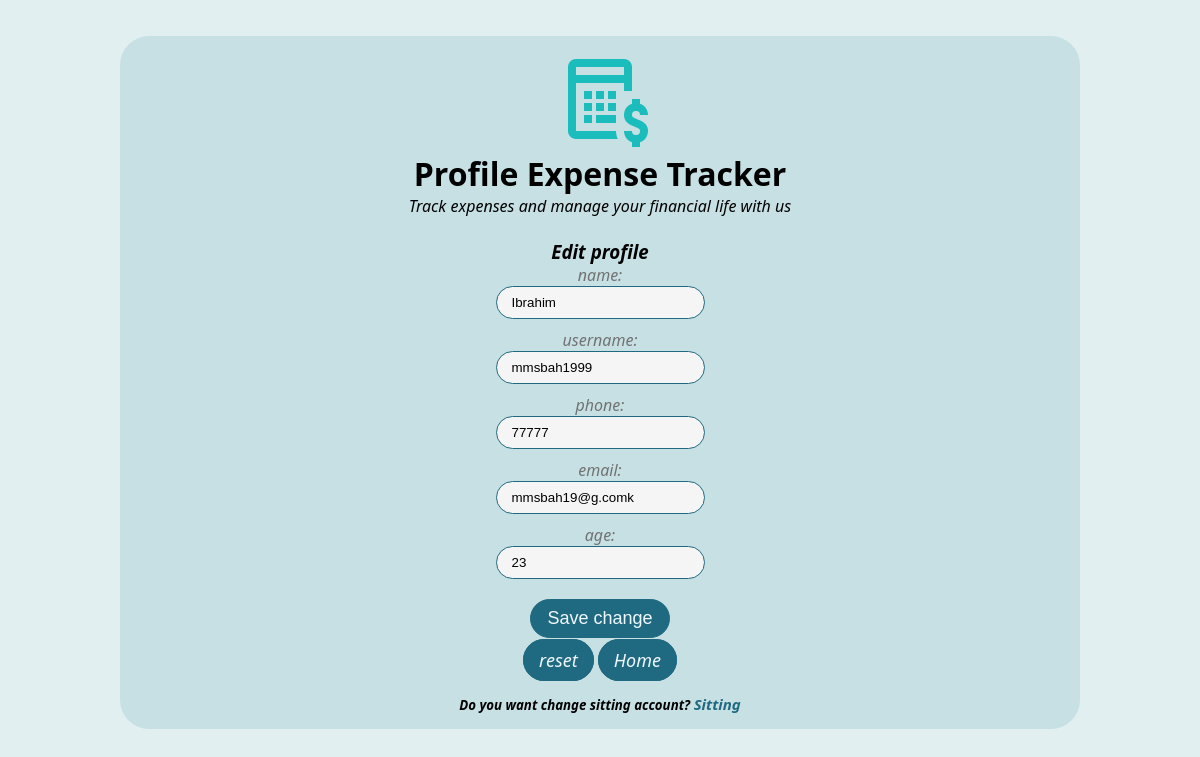
Screenshot of /home/profile.php (signed in) with the database file from the repository.
### tables this page shows
CREATE TABLE `users` (
  `id` int(11) NOT NULL,
  `name` varchar(26) NOT NULL,
  `username` varchar(256) NOT NULL,
  `email` varchar(64) NOT NULL,
  `phone` varchar(16) DEFAULT NULL,
  `password` varchar(256) NOT NULL,
  `md5_pass` varchar(255) NOT NULL,
  `age` int(10) DEFAULT NULL,
  `timezone` int(11) NOT NULL DEFAULT 247,
  `avatar` varchar(255) DEFAULT NULL,
  `created_at` varchar(50) NOT NULL,
  `updated_at` varchar(50) NOT NULL
);

### include/data.php (called while the page is built, shortened)
<?php
 include("../include/connect.php");
 $id = $_SESSION['id'];
 $sql = "SELECT name,username,phone,email,age,avatar FROM users
WHERE id='$id'";
 $result = mysqli_query($conn, $sql);
 $row = mysqli_fetch_assoc($result);
 $name = $row['name'];
 $username = $row['username'];
 $phone = $row['phone'];
 $email = $row['email'];
 $age = $row['age'];
 ?>

### home/profile.php (the view, shortened to what this page needs)
<!DOCTYPE html>
<html lang="en">
<head>
    <link rel="stylesheet" href="../css/main.css">
</head>
<body>
    <div class="main">
        <div class="left">
            <img src="../Icon/outlined-96.png" alt="My picure">
            <br>
            <h1><strong>Profile Expense Tracker</strong></h1>
        </div>
        <i>Track expenses and manage your financial life with us</h5>
            <br><br>
            <h3>Edit profile</h3>
            <form action="profile_post.php" method="POST">
                <?php
                include('../include/data.php');
                ?>
                <label>name:</label><input type="text" name="nm" placeholder="name" value="<?php echo $name ?>"><br>
                <label>username:</label><input type=" text" name="usrnm" placeholder="username"
                    value="<?php echo $username ?>"><br>
                <label>phone:</label><input type=" number" name="phn" placeholder="phone"
                    value="<?php echo $phone ?>"><br>
                <label>email:</label><input type=" email" name="eml" placeholder="email"
                    value="<?php echo $email ?>"><br>
                <label>age:</label><input type="number" name="ag" placeholder="age" value="<?php echo $age ?>"><br>
                <button type=" submit" name="sbmt">Save change</button>
                <br>
                <a class=aa href="profile.php">reset</a>
                <a class=aa href="home.php">Home</a>
            </form>
            <br>
            <h5>Do you want change sitting account? <a href="sitting.php">Sitting</a> </h5>
    </div>
</body>
</html>

### css/main.css (style rules this page uses)
* { padding: 0; margin: 0; text-decoration: none; }
body { font-family: system-ui, -apple-system, BlinkMacSystemFont, "Segoe UI", Roboto, Oxygen, Ubuntu, Cantarell, "Open Sans", "Helvetica Neue", sans-serif; background: rgba(199, 224, 228, 0.5); width: 100%; height: 100%; }
.main { margin: 3% 10%; padding: 15px 0; background: rgba(199, 224, 228, 1); border-radius: 29px; z-index: 1; width: 80%; height: 80%; text-align: center; }
label { display: block; color: rgb(113, 114, 114); }
input, button,.aa,.ss { padding: 8px 15px; margin: 10px; border-radius: 23px; background: rgb(245, 245, 245); border: 1px solid #206a81; }
input { margin-top: 0px; }
.aa { margin: 0 0; }
button,.aa { background: #206a81; color: aliceblue; width: 140px; font-size: 18px; cursor: pointer; }
a { color: #206a81; font-size: 15px; }

### rows the page displays
users: nm "Ibrahim", usrnm "mmsbah1999", phn "77777", eml "mmsbah19@g.comk", ag "23"
